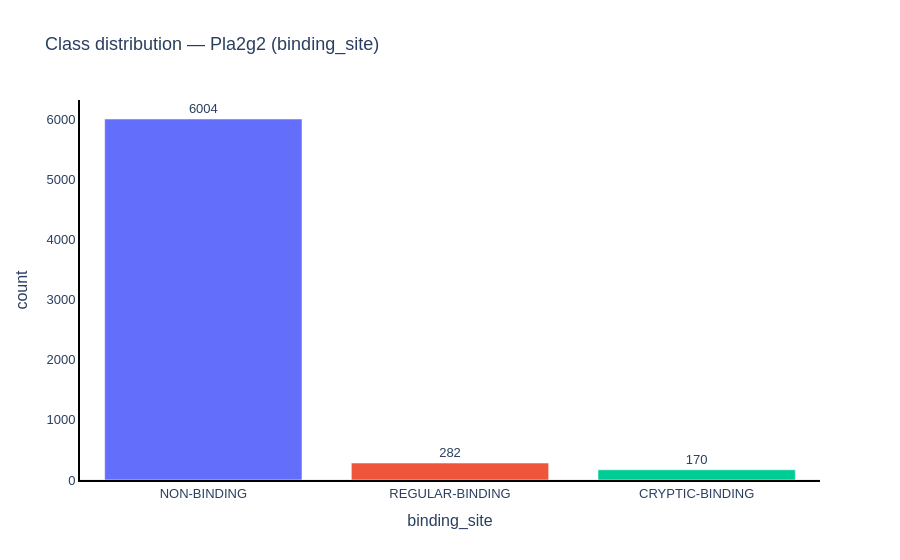

Notebook code cell kept with this figure:
### Markdown cell above
---
## Step 2 — Characterise the label distribution

Count samples per class, identify **n_min** (hard upper bound on k), compute the imbalance ratio,
and derive per-class random baselines. All alignment scores must be interpreted relative to these
baselines.

### Code cell
metadata = feature_data
feature = "binding_site"

class_counts = metadata[feature].value_counts().reset_index()
class_counts.columns = [feature, "count"]

fig = px.bar(
    class_counts, x=feature, y="count",
    text="count",
    title=f"Class distribution ({feature})",
    template="plotly_white",
    color=feature,
)
fig.update_traces(textposition="outside")
fig.update_layout(font=dict(family="Arial", size=13), showlegend=False)
fig.update_xaxes(showline=True, linecolor="black", linewidth=2, showgrid=False)
fig.update_yaxes(showline=True, linecolor="black", linewidth=2, showgrid=False)
fig.show()

# ── Step 2 output ──────────────────────────────────────────────────────────────
N_total   = int(class_counts["count"].sum())
n_min     = int(class_counts["count"].min())
n_max     = int(class_counts["count"].max())
imbalance = n_max / n_min
n_classes = int(class_counts[feature].nunique())

print(f"N = {N_total}, classes = {n_classes}, n_min = {n_min}, n_max = {n_max}")
print(f"Imbalance ratio: {imbalance:.1f}x  ({'⚠ flag — run robustness sweep in Step 5' if imbalance > 3 else '✓ moderate'})")
print(f"Uniform random baseline: 1/{n_classes} = {1/n_classes:.3f}")
print()
print("Per-class random baseline  (n_class / (N−1)):")
for _, row in class_counts.iterrows():
    b = row["count"] / (N_total - 1)
    print(f"  {str(row[feature]):10s}  n = {row['count']:5d}   baseline = {b:.4f}")

### Figure 1 — Plotly figure (JSON) as saved in the notebook; plotly's stock layout.template omitted (floating-point values rounded to 4 significant figures)
{"data": [{"hovertemplate": "binding_site=%{x}<br>count=%{text}<extra></extra>", "legendgroup": "NON-BINDING", "marker": {"color": "#636efa", "pattern": {"shape": ""}}, "name": "NON-BINDING", "orientation": "v", "showlegend": true, "text": [6004.0], "textposition": "outside", "type": "bar", "x": ["NON-BINDING"], "xaxis": "x", "y": [6004], "yaxis": "y"}, {"hovertemplate": "binding_site=%{x}<br>count=%{text}<extra></extra>", "legendgroup": "REGULAR-BINDING", "marker": {"color": "#EF553B", "pattern": {"shape": ""}}, "name": "REGULAR-BINDING", "orientation": "v", "showlegend": true, "text": [282.0], "textposition": "outside", "type": "bar", "x": ["REGULAR-BINDING"], "xaxis": "x", "y": [282], "yaxis": "y"}, {"hovertemplate": "binding_site=%{x}<br>count=%{text}<extra></extra>", "legendgroup": "CRYPTIC-BINDING", "marker": {"color": "#00cc96", "pattern": {"shape": ""}}, "name": "CRYPTIC-BINDING", "orientation": "v", "showlegend": true, "text": [170.0], "textposition": "outside", "type": "bar", "x": ["CRYPTIC-BINDING"], "xaxis": "x", "y": [170], "yaxis": "y"}], "layout": {"barmode": "relative", "font": {"family": "Arial", "size": 13}, "legend": {"title": {"text": "binding_site"}, "tracegroupgap": 0}, "showlegend": false, "title": {"text": "Class distribution — Pla2g2 (binding_site)"}, "xaxis": {"anchor": "y", "categoryarray": ["NON-BINDING", "REGULAR-BINDING", "CRYPTIC-BINDING"], "categoryorder": "array", "domain": [0, 1], "linecolor": "black", "linewidth": 2, "showgrid": false, "showline": true, "title": {"text": "binding_site"}}, "yaxis": {"anchor": "x", "domain": [0, 1], "linecolor": "black", "linewidth": 2, "showgrid": false, "showline": true, "title": {"text": "count"}}}}
